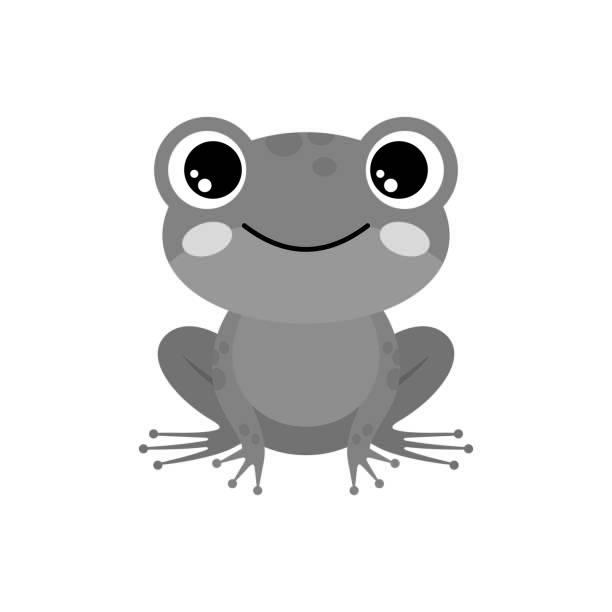
#> input picture Convertisseur_couleur/grenouille_bw.jpg, 612 x 612 px
$ python tocolor.py
#> lines starting #> are read from the running program, lines starting #| are printed output that depends on the picture
from PIL import Image
import random

def noir_en_couleur_random(nom_fichier, nom_sortie):

#> called with nom_fichier = 'grenouille_bw.jpg', nom_sortie = 'grenouille_color_random.jpg'
    img = Image.open(nom_fichier).convert("L")
#> img is the input picture: PIL image 612x612 L; min 0, max 255, mean 226.9
    largeur, hauteur = img.size
#> largeur = 612; hauteur = 612

    color_img = Image.new("RGB", (largeur, hauteur))
#> color_img: PIL image 612x612 RGB; every value is 0

    for x in range(largeur):
        for y in range(hauteur):
            gray = img.getpixel((x, y))

            if gray < 60:          # très sombre
                r = random.randint(30, 70)
                g = random.randint(20, 50)
                b = random.randint(10, 40)
            elif gray < 120:       # sombre
                r = random.randint(100, 150)
                g = random.randint(60, 100)
                b = random.randint(40, 80)
            elif gray < 180:       # clair
                r = random.randint(180, 220)
                g = random.randint(150, 200)
                b = random.randint(130, 180)
            else:                  # très clair
                r = random.randint(230, 255)
                g = random.randint(220, 255)
                b = random.randint(210, 255)

            color_img.putpixel((x, y), (r, g, b))
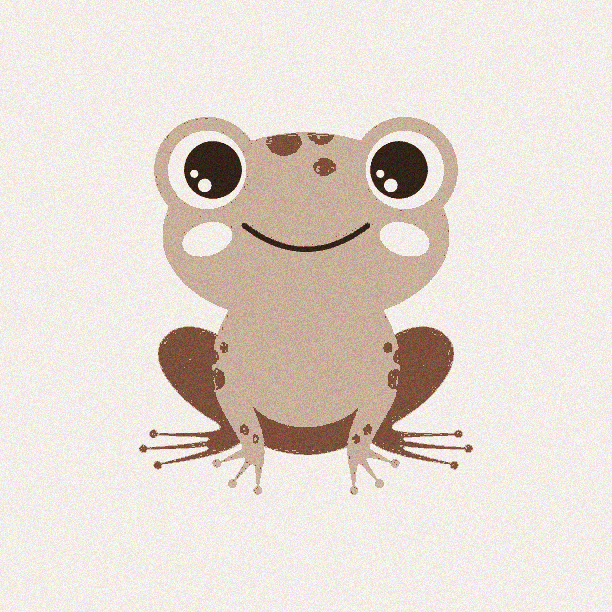
#> color_img: PIL image 612x612 RGB; mean R, G, B 228.3, 218.4, 210.4

    color_img.save(nom_sortie)
    print(f"✔ Image convertie en couleur aléatoire : {nom_sortie}")

noir_en_couleur_random("grenouille_bw.jpg", "grenouille_color_random.jpg")
